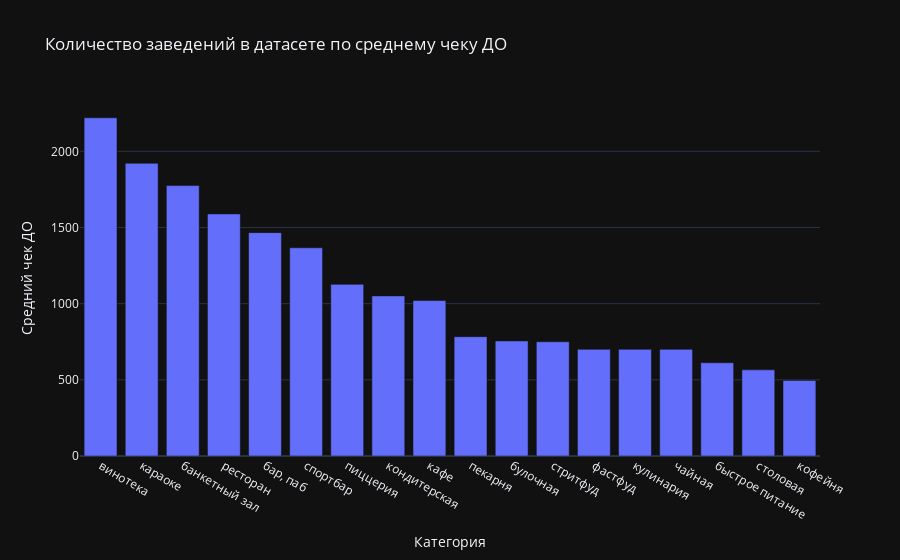

The code cell stored with this chart in its notebook:
### Markdown cell above
Винотека все еще самая дорогая по чеку ДО, что логично, но печально.

### Code cell
fig = px.bar(bill_tmp_to,
             x='category',
             y='avg_bill_to',
             title='Количество заведений в датасете по среднему чеку ДО',
             labels={'category': 'Категория', 'avg_bill_to': 'Средний чек ДО'})

fig.update_traces(hovertemplate='Тип заведения: %{x}<br>Количество: %{y}')
fig.show()

### Figure 1 — Plotly figure (JSON) as saved in the notebook; plotly's stock layout.template omitted (floating-point values rounded to 4 significant figures)
{"data": [{"alignmentgroup": "True", "hovertemplate": "Тип заведения: %{x}<br>Количество: %{y}", "legendgroup": "", "marker": {"color": "#636efa", "pattern": {"shape": ""}}, "name": "", "offsetgroup": "", "orientation": "v", "showlegend": false, "textposition": "auto", "x": ["винотека", "караоке", "банкетный зал", "ресторан", "бар, паб", "спортбар", "пиццерия", "кондитерская", "кафе", "пекарня", "булочная", "стритфуд", "фастфуд", "кулинария", "чайная", "быстрое питание", "столовая", "кофейня"], "xaxis": "x", "y": [2220.0, 1921.0, 1775.0, 1589.0, 1466.0, 1367.0, 1127.0, 1051.0, 1020.0, 783.3, 755.0, 750.0, 700.0, 700.0, 700.0, 612.0, 565.4, 496.2], "yaxis": "y", "type": "bar"}], "layout": {"xaxis": {"anchor": "y", "domain": [0.0, 1.0], "title": {"text": "Категория"}}, "yaxis": {"anchor": "x", "domain": [0.0, 1.0], "title": {"text": "Средний чек ДО"}}, "legend": {"tracegroupgap": 0}, "title": {"text": "Количество заведений в датасете по среднему чеку ДО"}, "barmode": "relative"}}
